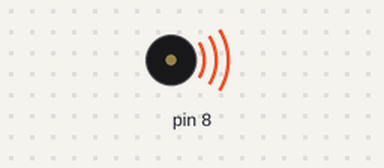
The sketch below on a simulated Arduino Uno, built with avr-gcc and run on an emulated ATmega328P. On the bench: buzzer (waves = sounding).

Above: at 0.1 s.
At 2.2 s:
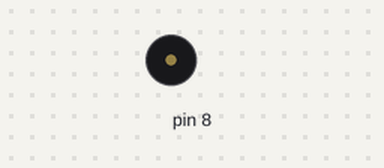
Timing chart, 0 to 3.7 s (numbered marks = the images above):
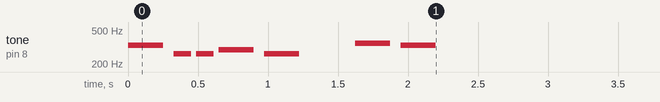

The sketch:

code.ino
```cpp
#define NOTE_C4  294
#define NOTE_G3  262
#define NOTE_A3  294
#define NOTE_B3  349
#define NOTE_C4  330


// notes in the melody:
int melody[] = {
  NOTE_C4, NOTE_G3, NOTE_G3, NOTE_A3, NOTE_G3, 0, NOTE_B3, NOTE_C4
};

// note durations: 4 = quarter note, 8 = eighth note, etc.:
int noteDurations[] = {
  4, 8, 8, 4, 4, 4, 4, 4
};

void setup() {
  // iterate over the notes of the melody:
  for (int thisNote = 0; thisNote < 8; thisNote++) {

    // to calculate the note duration, take one second
    // divided by the note type.
    //e.g. quarter note = 1000 / 4, eighth note = 1000/8, etc.
    int noteDuration = 1000 / noteDurations[thisNote];
    tone(8, melody[thisNote], noteDuration);

    // to distinguish the notes, set a minimum time between them.
    // the note's duration + 30% seems to work well:
    int pauseBetweenNotes = noteDuration * 1.30;
    delay(pauseBetweenNotes);
    // stop the tone playing:
    noTone(8);
  }
}

void loop() {
  // no need to repeat the melody.
}
```
